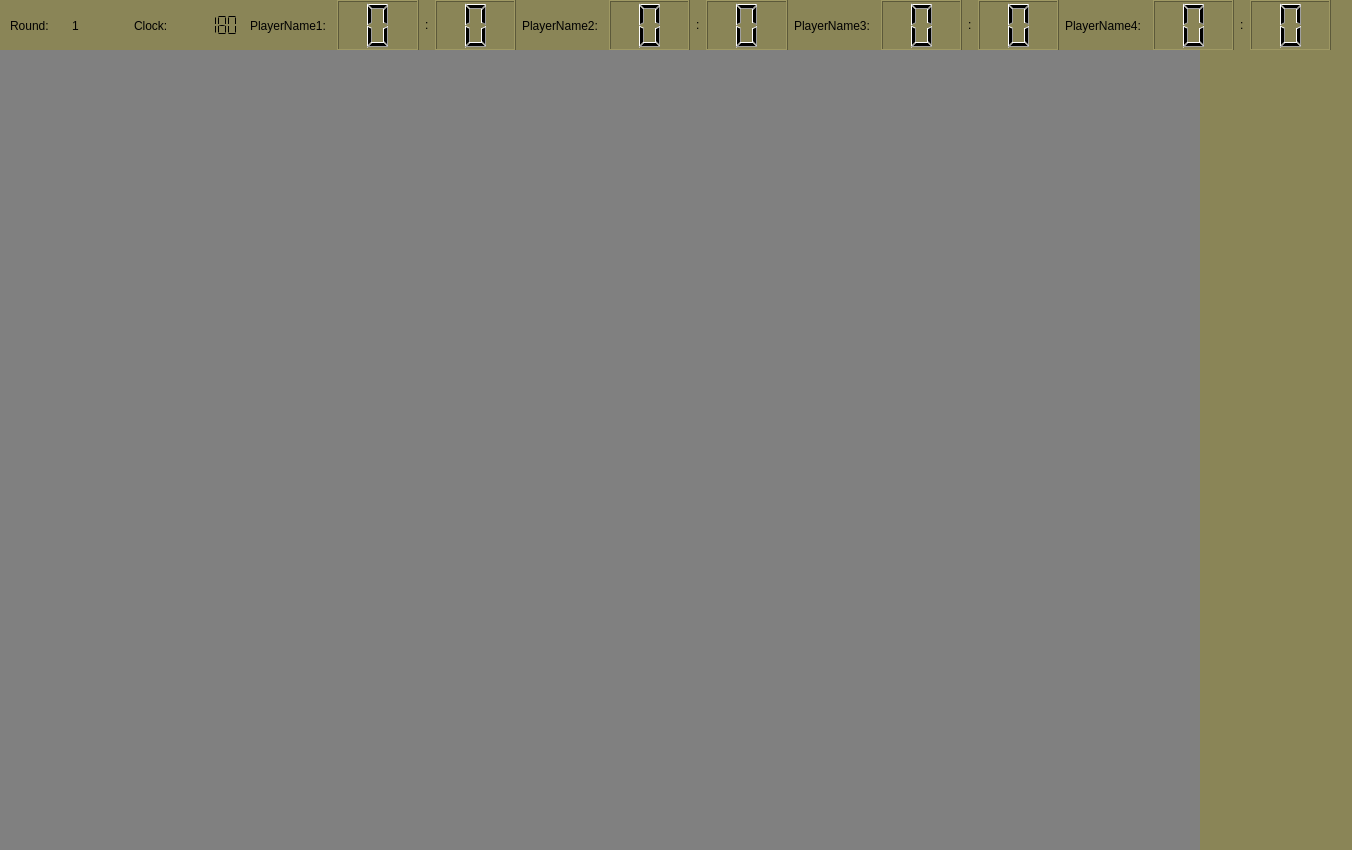
<?xml version="1.0" encoding="UTF-8"?>
<ui version="4.0">
 <class>gameWidget</class>
 <widget class="QWidget" name="gameWidget">
  <property name="geometry">
   <rect>
    <x>0</x>
    <y>0</y>
    <width>1352</width>
    <height>850</height>
   </rect>
  </property>
  <property name="sizePolicy">
   <sizepolicy hsizetype="Fixed" vsizetype="Fixed">
    <horstretch>0</horstretch>
    <verstretch>0</verstretch>
   </sizepolicy>
  </property>
  <property name="styleSheet">
   <string notr="true">background: #8A8557;
</string>
  </property>
  <widget class="QWidget" name="pitch" native="true">
   <property name="geometry">
    <rect>
     <x>0</x>
     <y>50</y>
     <width>1200</width>
     <height>800</height>
    </rect>
   </property>
   <property name="sizePolicy">
    <sizepolicy hsizetype="Fixed" vsizetype="Fixed">
     <horstretch>0</horstretch>
     <verstretch>0</verstretch>
    </sizepolicy>
   </property>
   <property name="styleSheet">
    <string notr="true">background-color: grey;</string>
   </property>
  </widget>
  <widget class="QWidget" name="topPanel" native="true">
   <property name="geometry">
    <rect>
     <x>0</x>
     <y>0</y>
     <width>1400</width>
     <height>50</height>
    </rect>
   </property>
   <widget class="QWidget" name="horizontalLayoutWidget">
    <property name="geometry">
     <rect>
      <x>10</x>
      <y>0</y>
      <width>241</width>
      <height>51</height>
     </rect>
    </property>
    <layout class="QHBoxLayout" name="horizontalLayout">
     <item>
      <widget class="QLabel" name="roundTxtLbl">
       <property name="text">
        <string>Round:</string>
       </property>
      </widget>
     </item>
     <item>
      <widget class="QLabel" name="roundNumberLbl">
       <property name="text">
        <string>1</string>
       </property>
      </widget>
     </item>
     <item>
      <widget class="QLabel" name="clockTxtLbl">
       <property name="text">
        <string>Clock:</string>
       </property>
      </widget>
     </item>
     <item alignment="Qt::AlignVCenter">
      <widget class="QLCDNumber" name="clockLcd">
       <property name="sizePolicy">
        <sizepolicy hsizetype="Preferred" vsizetype="Preferred">
         <horstretch>0</horstretch>
         <verstretch>0</verstretch>
        </sizepolicy>
       </property>
       <property name="frameShape">
        <enum>QFrame::NoFrame</enum>
       </property>
       <property name="digitCount">
        <number>3</number>
       </property>
       <property name="mode">
        <enum>QLCDNumber::Dec</enum>
       </property>
       <property name="segmentStyle">
        <enum>QLCDNumber::Flat</enum>
       </property>
       <property name="intValue" stdset="0">
        <number>180</number>
       </property>
      </widget>
     </item>
    </layout>
   </widget>
   <widget class="QWidget" name="horizontalLayoutWidget_2">
    <property name="geometry">
     <rect>
      <x>250</x>
      <y>0</y>
      <width>1081</width>
      <height>51</height>
     </rect>
    </property>
    <layout class="QHBoxLayout" name="horizontalLayout_2">
     <item>
      <widget class="QLabel" name="player1NameLbl">
       <property name="text">
        <string>PlayerName1:</string>
       </property>
      </widget>
     </item>
     <item>
      <widget class="QLCDNumber" name="player1LcdOwn">
       <property name="digitCount">
        <number>1</number>
       </property>
      </widget>
     </item>
     <item>
      <widget class="QLabel" name="label">
       <property name="sizePolicy">
        <sizepolicy hsizetype="Fixed" vsizetype="Fixed">
         <horstretch>0</horstretch>
         <verstretch>0</verstretch>
        </sizepolicy>
       </property>
       <property name="text">
        <string>:</string>
       </property>
      </widget>
     </item>
     <item>
      <widget class="QLCDNumber" name="player1LcdOther">
       <property name="digitCount">
        <number>1</number>
       </property>
      </widget>
     </item>
     <item>
      <widget class="QLabel" name="player2NameLbl">
       <property name="text">
        <string>PlayerName2:</string>
       </property>
      </widget>
     </item>
     <item>
      <widget class="QLCDNumber" name="player2LcdOwn">
       <property name="digitCount">
        <number>1</number>
       </property>
      </widget>
     </item>
     <item>
      <widget class="QLabel" name="label_3">
       <property name="sizePolicy">
        <sizepolicy hsizetype="Fixed" vsizetype="Fixed">
         <horstretch>0</horstretch>
         <verstretch>0</verstretch>
        </sizepolicy>
       </property>
       <property name="text">
        <string>:</string>
       </property>
      </widget>
     </item>
     <item>
      <widget class="QLCDNumber" name="player2LcdOther">
       <property name="digitCount">
        <number>1</number>
       </property>
      </widget>
     </item>
     <item>
      <widget class="QLabel" name="player3NameLbl">
       <property name="text">
        <string>PlayerName3:</string>
       </property>
      </widget>
     </item>
     <item>
      <widget class="QLCDNumber" name="player3LcdOwn">
       <property name="digitCount">
        <number>1</number>
       </property>
      </widget>
     </item>
     <item>
      <widget class="QLabel" name="label_5">
       <property name="sizePolicy">
        <sizepolicy hsizetype="Fixed" vsizetype="Fixed">
         <horstretch>0</horstretch>
         <verstretch>0</verstretch>
        </sizepolicy>
       </property>
       <property name="text">
        <string>:</string>
       </property>
      </widget>
     </item>
     <item>
      <widget class="QLCDNumber" name="player3LcdOther">
       <property name="digitCount">
        <number>1</number>
       </property>
      </widget>
     </item>
     <item>
      <widget class="QLabel" name="player4NameLbl">
       <property name="text">
        <string>PlayerName4:</string>
       </property>
      </widget>
     </item>
     <item>
      <widget class="QLCDNumber" name="player4LcdOwn">
       <property name="digitCount">
        <number>1</number>
       </property>
      </widget>
     </item>
     <item>
      <widget class="QLabel" name="label_7">
       <property name="sizePolicy">
        <sizepolicy hsizetype="Fixed" vsizetype="Fixed">
         <horstretch>0</horstretch>
         <verstretch>0</verstretch>
        </sizepolicy>
       </property>
       <property name="text">
        <string>:</string>
       </property>
      </widget>
     </item>
     <item>
      <widget class="QLCDNumber" name="player4LcdOther">
       <property name="digitCount">
        <number>1</number>
       </property>
      </widget>
     </item>
    </layout>
   </widget>
  </widget>
 </widget>
 <resources>
  <include location="../src/resources/images/ressourcesETanks.qrc"/>
 </resources>
 <connections/>
</ui>
